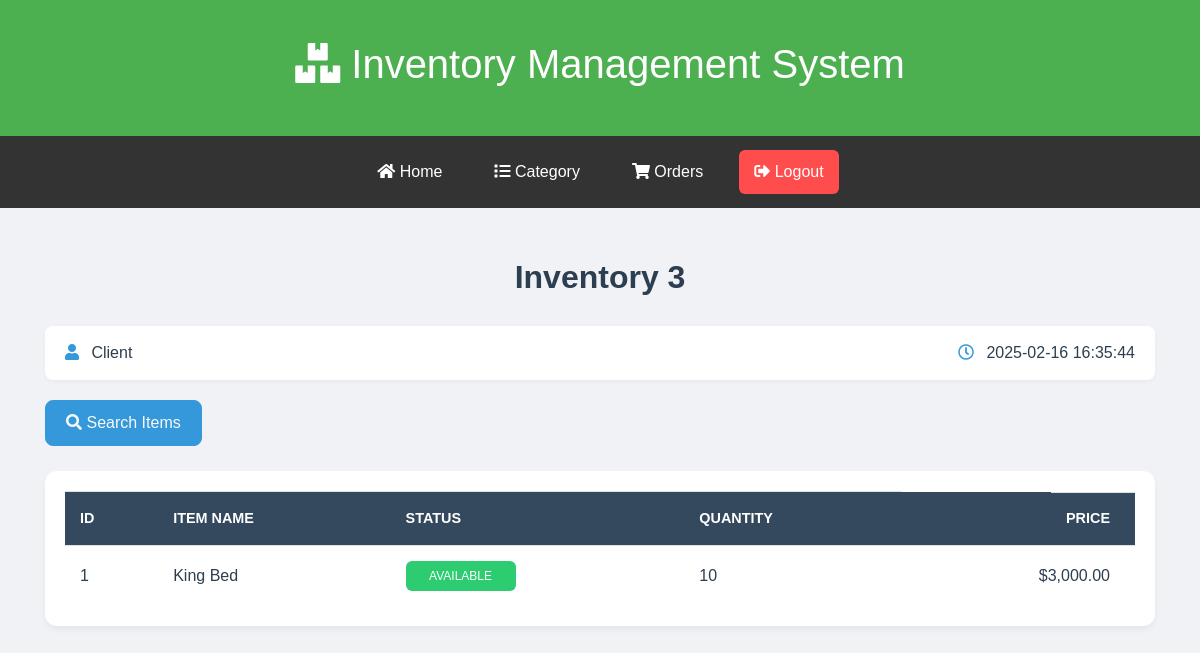
Page /display3.3.php on the committed database.
### tables this page shows
CREATE TABLE `inventory3` (
  `id` int(11) NOT NULL,
  `name` varchar(255) NOT NULL,
  `Status` varchar(50) NOT NULL,
  `quantity` int(11) NOT NULL,
  `price` decimal(10,2) NOT NULL
);

### display3.3.php (the view, shortened to what this page needs)
<?php
include 'db.php';
?>
<!doctype html>
<html lang="en">
<head>
    <link rel="stylesheet" href="https://stackpath.bootstrapcdn.com/bootstrap/4.5.2/css/bootstrap.min.css">
    <link rel="stylesheet" href="https://cdnjs.cloudflare.com/ajax/libs/font-awesome/5.15.4/css/all.min.css">
</head>
<body>
<header>
        <h1><i class="fas fa-boxes"></i> Inventory Management System</h1>
    </header>
    <nav>
        <a href="home1.php" style="text-decoration:none;"><i class="fa fa-home"></i> Home</a>
        <a href="category1.php" style="text-decoration:none;"><i class="fa fa-list"></i> Category</a>
        <a href="view_orders.php" style="text-decoration:none;"><i class="fa fa-shopping-cart"></i> Orders</a>
        <a href="logout.php" class="nav-link logout-btn" name="logout" onclick="return confirmLogout();">
            <i class="fa fa-sign-out-alt"></i> Logout
        </a>
    </nav>
<div class="container">
    <h2 class="text-center">Inventory 3</h2>
    <div class="user-info">
    <div>
        <i class="fas fa-user" style="margin-right: 8px; color: #3498db;"></i>     <?php echo htmlspecialchars('Client'); ?>
    </div>
    <div>
        <i class="far fa-clock" style="margin-right: 8px; color: #3498db;"></i> <span id="current-time"><?php echo date('Y-m-d H:i:s'); ?></span>
    </div>
</div>
    <div class="d-flex justify-content-between button-container">
        <button class="btn btn-search text-white">
            <a href="search3.3.php" class="text-light" style="text-decoration: none;">
                <i class="fas fa-search"></i> Search Items
            </a>
        </button>
    </div>
    <div class="table-container">
        <table class="table">
            <thead>
                <tr>
                    <th>Id</th>
                    <th>Item Name</th>
                    <th>Status</th>
                    <th>Quantity</th>
                    <th style="float:right;">Price</th>
                </tr>
            </thead>
            <tbody>
                <?php
                $sql = "SELECT * FROM inventory3";
                $result = mysqli_query($conn, $sql);
                if ($result) {
                    while ($row = mysqli_fetch_assoc($result)) {
                        $id = $row['id'];
                        $item = $row['name'];
                        $status = $row['Status'];
                        $qnt = $row['quantity'];
                        $price = $row['price'];
                        $statusClass = ($status == 'Available') ? 'status-available' : 'status-not-available';
                        echo '<tr>
                            <td>' . $id . '</td>
                            <td>' . $item . '</td>
                            <td><span class="status-badge ' . $statusClass . '">' . $status . '</span></td>
                            <td>' . $qnt . '</td>
                            <td>$' . number_format($price, 2) . '</td>
                        </tr>';
                    }
                } else {
                    echo '<tr><td colspan="6" class="text-danger">Error fetching data: ' . mysqli_error($conn) . '</td></tr>';
                }
                ?>
            </tbody>
        </table>
    </div>
</div>
</body>
</html>

### display3.3.php (style rules this page uses)
* { margin: 0; padding: 0; box-sizing: border-box; }
body { background-color: #f0f2f5; font-family: 'Arial', sans-serif; }
header { background-color: #4CAF50; color: white; padding: 40px; text-align: center; }
nav { background-color: #333; display: flex; align-items: center; justify-content: center; padding: 10px; position: relative; }
nav a { color: white; text-align: center; padding: 14px 16px; text-decoration: none; margin: 0 10px; transition: background-color 0.3s, color 0.3s; font-size: 16px; }
.logout-btn { background-color: #ff4d4d; padding: 10px 15px; border-radius: 6px; }
.container { margin-top: 50px; margin-bottom: 50px; }
h2 { color: #2c3e50; margin-bottom: 30px; font-weight: 600; text-align: center; }
.user-info { background-color: #fff; padding: 15px 20px; border-radius: 8px; box-shadow: 0 2px 4px rgba(0, 0, 0, 0.04); margin-bottom: 20px; color: #2c3e50; display: flex; justify-content: space-between; align-items: center; }
.user-info i { margin-right: 8px; color: #3498db; }
.button-container { margin-bottom: 25px; display: flex; gap: 10px; }
.btn-search { background-color: #3498db; border-color: #3498db; padding: 10px 20px; border-radius: 8px; transition: all 0.3s ease; display: flex; align-items: center; gap: 8px; }
.table-container { background-color: #fff; border-radius: 12px; box-shadow: 0 4px 6px rgba(0, 0, 0, 0.05); padding: 20px; overflow-x: auto; }
.table { margin-bottom: 0; width: 100%; }
.table thead { background-color: #34495e; color: #fff; }
.table thead th { border-bottom: none; font-weight: 600; text-transform: uppercase; font-size: 0.9rem; padding: 15px; }
.table thead th:nth-child(5) { text-align: right; padding-right: 25px; }
.table thead th { white-space: nowrap; }
.table thead th:last-child { text-align: left; }
.table td { padding: 15px; vertical-align: middle; color: #2c3e50; }
.status-badge { display: inline-block; padding: 6px 12px; border-radius: 6px; font-weight: 500; font-size: 12px; text-align: center; width: 110px; text-transform: uppercase; white-space: nowrap; }
.status-available { background-color: #2ecc71; color: white; }
.table td:nth-child(5) { text-align: right; padding-right: 25px; }

### rows in the picture
inventory3: id "1", name "King Bed", Status "AVAILABLE", quantity "10", price "3,000.00"
